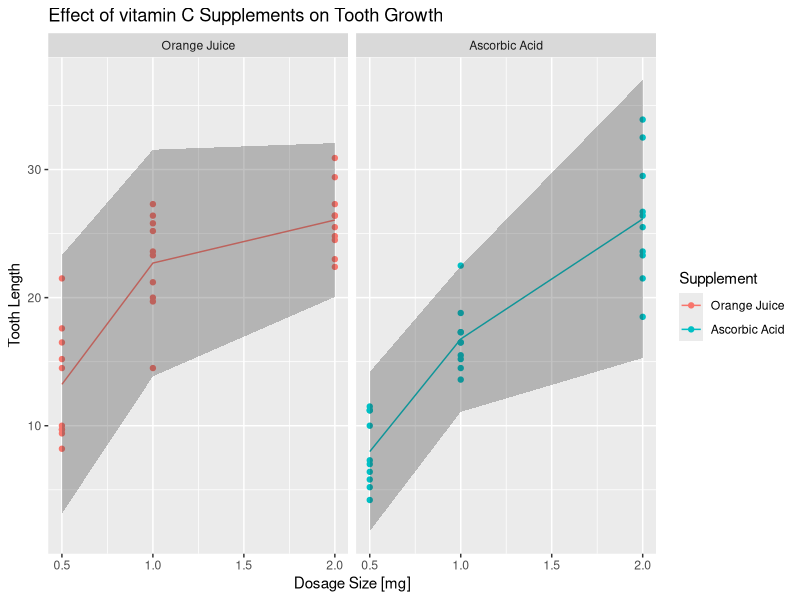

Here is the R script that generated this plot: (Note: this script raises an error after producing the figure.)
## ---- chunk 1
library(datasets)
library(ggplot2)
library(plyr); library(dplyr)
library(knitr)
data(ToothGrowth) # loads ToothGrowth data frame

# rename variables for plotting clarity
names(ToothGrowth) <- c("length","Supplement","dose")

# assign more clear Supplement labels
ToothGrowth$Supplement <- factor(ToothGrowth$Supplement, levels=c("OJ","VC"), labels=c("Orange Juice", "Ascorbic Acid"))

# number of guinea pigs per sample
n <- 10
## ---- chunk 2
df <- n-1
ToothStats <- ToothGrowth %>% 
    group_by(Supplement,dose) %>%
    summarize(mean_length = mean(length), sd_length=sd(length), 
              lbound=mean_length-qt(.975,df)*sd_length,
              ubound=mean_length+qt(.975,df)*sd_length)
## ---- chunk 3
kable(ToothStats, format="markdown", digits = 2,
      col.names=c("Supplement","Dosage (mg)","Mean Length","Std Dev Length",
                  "95% Interval, Lower","95% Interval, Upper"))
## ---- chunk 4
gg <- ggplot() +
    facet_grid(. ~ Supplement) +
    geom_point(data=ToothGrowth, 
               aes(x=dose,y=length, color=Supplement)) +
    geom_line(data = ToothStats, 
              aes(x=dose, y=mean_length, color=Supplement)) +
#    geom_errorbar(data = ToothStats, 
#                  aes(x=dose, ymin=lbound, ymax=ubound)) +
    geom_ribbon(data = ToothStats, 
                  aes(x=dose, ymin=lbound, ymax=ubound), 
                alpha=.3) +
    labs(title="Effect of vitamin C Supplements on Tooth Growth") +
    labs(x="Dosage Size [mg]") +
    labs(y="Tooth Length")
print(gg)
## ---- chunk 5
# t-test for Supplement groups between each dosage
dose.t.test <- function(dosage) {
    dose.t <- t.test(data = filter(ToothGrowth, dose == dosage), 
                     length ~ Supplement, 
                     paired = FALSE, var.equal = TRUE)
    dose.t <- with(dose.t, data.frame(statistic, parameter, p.value, 
                                      conf.int[1], conf.int[2],
                                      row.names=dosage))
    names(dose.t) <- c("t","df","p.value","conf.int.l","conf.int.u")
    dose.t
}
t.stats <- rbind(dose.t.test(.5), dose.t.test(1), dose.t.test(2))
## ---- chunk 6
kable(t.stats, format="markdown", digits = 3,
      col.names=c("Dosage (mg)","t statistic","p-value",
                  "95% t-interval, lower","95% t-interval, upper"))
